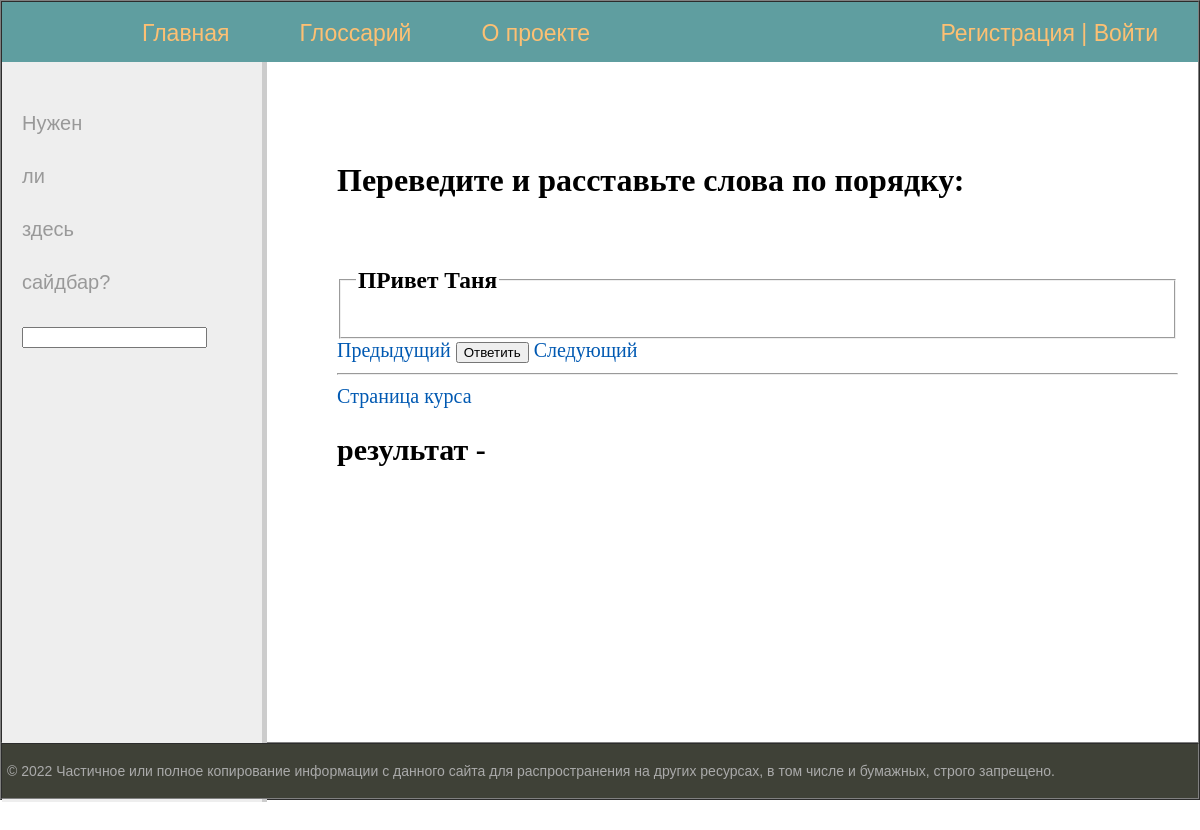
The app's page /course2/ordering4/, older data.
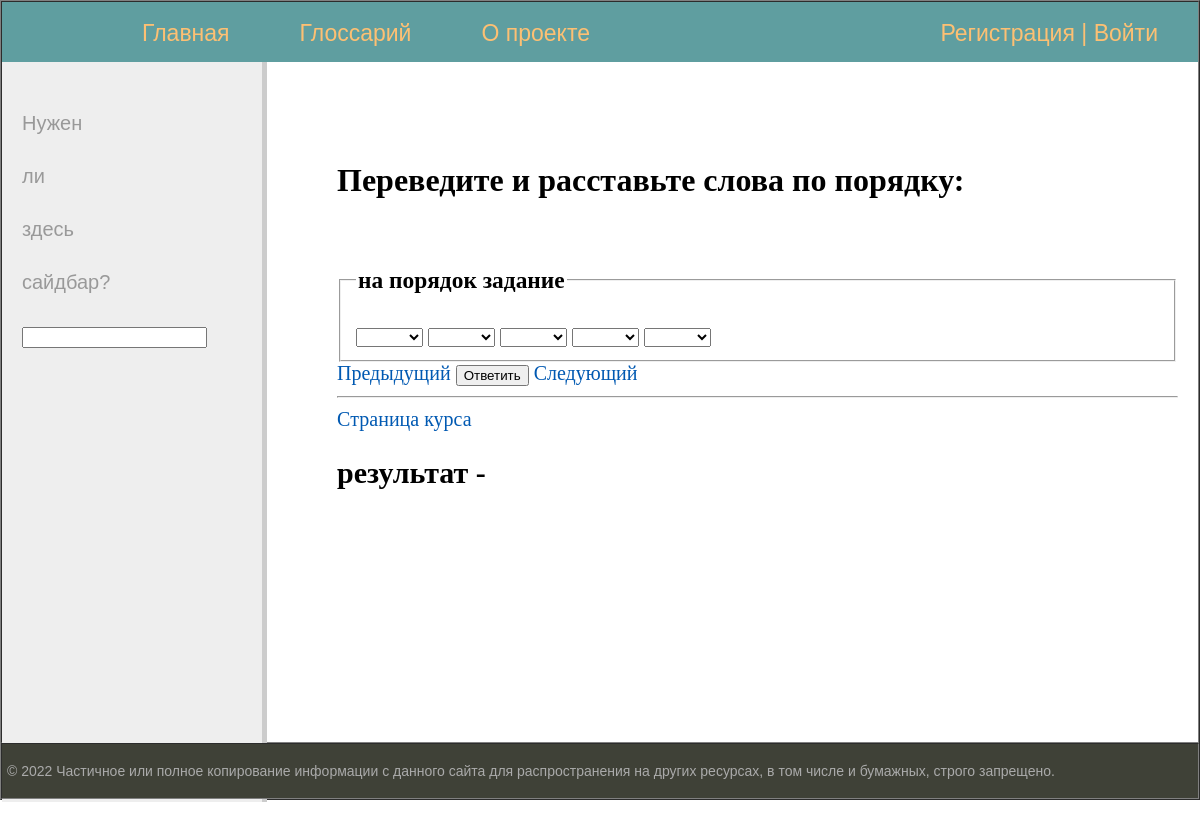
The same page, newer data.
### kalm_quizes/models.py (models this page shows, shortened)
class PutInOrder(models.Model):
    quiz = models.ForeignKey(Quiz, on_delete=models.CASCADE)
    question_number = models.IntegerField(default=0)
    question_text = models.TextField(default='')
    text_for_ordering = models.TextField(default='')
    class Meta:
        verbose_name = 'Задание на порядок слов'
        verbose_name_plural = 'Задания на порядок слов'

### kalm_quizes/views.py (the view, shortened to what this page needs)
    def question_wrapper(request, quiz_id, question_id):
        user_pk = request.user.pk
        answer_status = None
        return question_page(request, quiz_id, question_id, answer_status)

### kalm_quizes/models.py (called while the page is built)
    def single_choice_count(self):
        count = self.singlechoice_set.count()
        return count

    def put_in_gaps_count(self):
        count = self.putingaps_set.count()
        return count

    def put_in_order_count(self):
        count = self.putinorder_set.count()
        return count

    def get_count_all(self):
        count_all = self.single_choice_count() + self.put_in_order_count() + self.put_in_gaps_count()
        return count_all

### kalm_quizes/views.py (called while the page is built)
def get_quiz_stat(request):
    if request.user.is_authenticated:
        quizes_stat = []
        user_profile_records = request.user.usercourseprofile_set.all()
        for rec in user_profile_records:
            right_answers_count = len(UserCourseAnswers.objects.filter(user=rec.user_id,
                                                                       quiz=rec.quiz_id,
                                                                       result=1))
            quiz = Quiz.objects.get(pk=rec.quiz_id)
            quizes_stat.append((quiz, right_answers_count))
    else:
        quizes_stat = None
    return quizes_stat

### templates/kalm_quizes/order_template.html (shortened to what this page needs)
{% extends 'kalm_quizes/base_template_1.html' %}
{% block content %}
<h1>Переведите и расставьте слова по порядку:</h1><br>
<form action="{% url 'kalm_quizes:put_in_order_page' quiz.id question.question_number %}" method="post" id="s">
    <fieldset>
        <legend><h3>{{question.question_text}}</h3></legend>
        {% for i in range %}
            <select name="word{{forloop.counter}}">
                <option value="none"></option>
            {% for word in text %}
                {% if i == word %}
                    <option value="{{word}}" selected>{{word}}</option>
                {% else %}
                    <option value="{{word}}">{{word}}</option>
                {% endif %}
                {% endfor %}
            </select>
        {% endfor %}
    </fieldset>
</form>
{% if question.question_number > quiz.single_choice_count|add:'1' %}
    <a href="{% url 'kalm_quizes:put_in_order_page' quiz.id question.question_number|add:'-1' %}">Предыдущий</a>
{% else %}
    <a href="{% url 'kalm_quizes:single_choice_page' quiz.id question.question_number|add:'-1' %}">Предыдущий</a>
{% endif %}
<input type="submit" value="Ответить" form="s">
{% if question.question_number|add:put_in_gaps_count != sum %}
    <a href="{% url 'kalm_quizes:put_in_order_page' quiz.id question.question_number|add:'1' %}">Следующий</a>
{% else %}
    <a href="{% url 'kalm_quizes:put_in_gaps_page' quiz.id question.question_number|add:'1' %}">Следующий</a>
{% endif %}
<hr>
<a href="{% url 'kalm_quizes:quiz_page' quiz.id %}">Cтраница курса</a>
<h2>результат - {{message}}</h2>
{% endblock %}

Row changes from the older to the newer data that the page shows:
changed PutInOrder: question_text "ПРивет Таня" → "на порядок задание"
